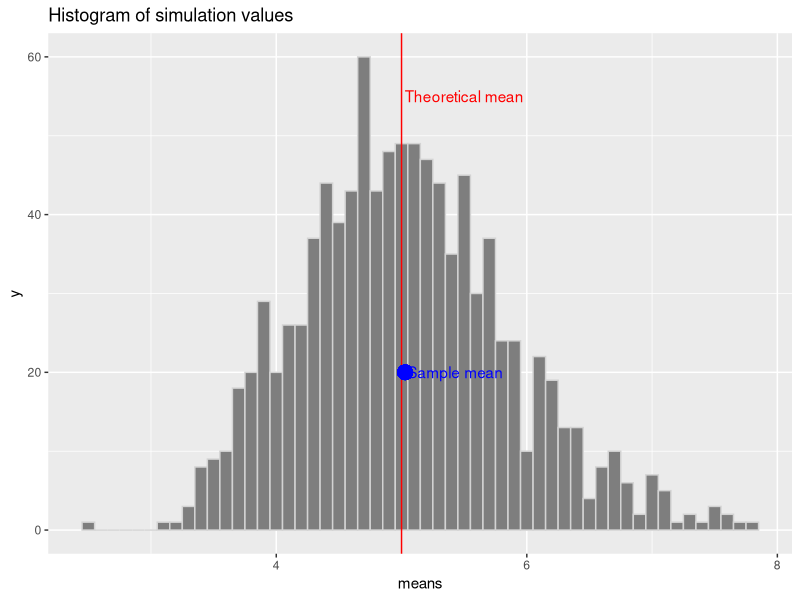

The R source for this figure:
## ---- chunk 1
library(ggplot2)

means <- NULL
sims <- 1000; n <- 40; lambda = 0.2

for (i in 1:sims) means <- c(means, mean(rexp(n,lambda)))
## ---- chunk 2

tMean <- 1/lambda; sMean <- mean(means)

ggplot(as.data.frame(means), aes(x = means)) +
    geom_histogram(binwidth = .1, fill = "#7e7e7e", color = "#d3d3d3") +
    ggtitle("Histogram of simulation values") +
    geom_vline(xintercept = tMean, color = "red") + 
    geom_point(aes(x = sMean, y = 20, size = 2), color = "blue", show_guide = FALSE) +
    annotate("text", x = sMean + .4, y = 20, label = "Sample mean", color = "blue") +
    annotate("text", x = tMean + .5, y = 55, label = "Theoretical mean", color = "red")
